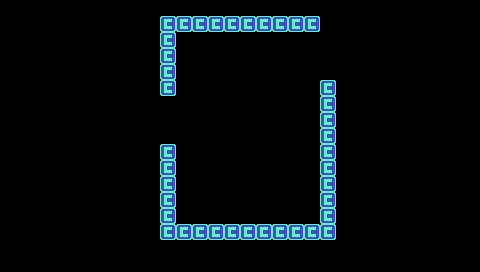

Rendered tile map (Tiled .tmx) drawn with the repository's tilesets; below, a short description and the full map source, tile grids included:
An orthogonal 30x17 tile map with 16x16 px tiles, 1 tile layer (Vrstva dlaždic 1).

<map version="1.8" tiledversion="1.8.5" orientation="orthogonal" renderorder="right-down" width="30" height="17" tilewidth="16" tileheight="16" infinite="0" nextlayerid="2" nextobjectid="1">
 <tileset firstgid="1" source="TestBlocks.tsx" />
 <layer id="1" name="Vrstva dlaždic 1" width="30" height="17">
  <data encoding="csv">
0,0,0,0,0,0,0,0,0,0,0,0,0,0,0,0,0,0,0,0,0,0,0,0,0,0,0,0,0,0,
0,0,0,0,0,0,0,0,0,0,1,1,1,1,1,1,1,1,1,1,0,0,0,0,0,0,0,0,0,0,
0,0,0,0,0,0,0,0,0,0,1,0,0,0,0,0,0,0,0,0,0,0,0,0,0,0,0,0,0,0,
0,0,0,0,0,0,0,0,0,0,1,0,0,0,0,0,0,0,0,0,0,0,0,0,0,0,0,0,0,0,
0,0,0,0,0,0,0,0,0,0,1,0,0,0,0,0,0,0,0,0,0,0,0,0,0,0,0,0,0,0,
0,0,0,0,0,0,0,0,0,0,1,0,0,0,0,0,0,0,0,0,1,0,0,0,0,0,0,0,0,0,
0,0,0,0,0,0,0,0,0,0,0,0,0,0,0,0,0,0,0,0,1,0,0,0,0,0,0,0,0,0,
0,0,0,0,0,0,0,0,0,0,0,0,0,0,0,0,0,0,0,0,1,0,0,0,0,0,0,0,0,0,
0,0,0,0,0,0,0,0,0,0,0,0,0,0,0,0,0,0,0,0,1,0,0,0,0,0,0,0,0,0,
0,0,0,0,0,0,0,0,0,0,1,0,0,0,0,0,0,0,0,0,1,0,0,0,0,0,0,0,0,0,
0,0,0,0,0,0,0,0,0,0,1,0,0,0,0,0,0,0,0,0,1,0,0,0,0,0,0,0,0,0,
0,0,0,0,0,0,0,0,0,0,1,0,0,0,0,0,0,0,0,0,1,0,0,0,0,0,0,0,0,0,
0,0,0,0,0,0,0,0,0,0,1,0,0,0,0,0,0,0,0,0,1,0,0,0,0,0,0,0,0,0,
0,0,0,0,0,0,0,0,0,0,1,0,0,0,0,0,0,0,0,0,1,0,0,0,0,0,0,0,0,0,
0,0,0,0,0,0,0,0,0,0,1,1,1,1,1,1,1,1,1,1,1,0,0,0,0,0,0,0,0,0,
0,0,0,0,0,0,0,0,0,0,0,0,0,0,0,0,0,0,0,0,0,0,0,0,0,0,0,0,0,0,
0,0,0,0,0,0,0,0,0,0,0,0,0,0,0,0,0,0,0,0,0,0,0,0,0,0,0,0,0,0
</data>
 </layer>
</map>